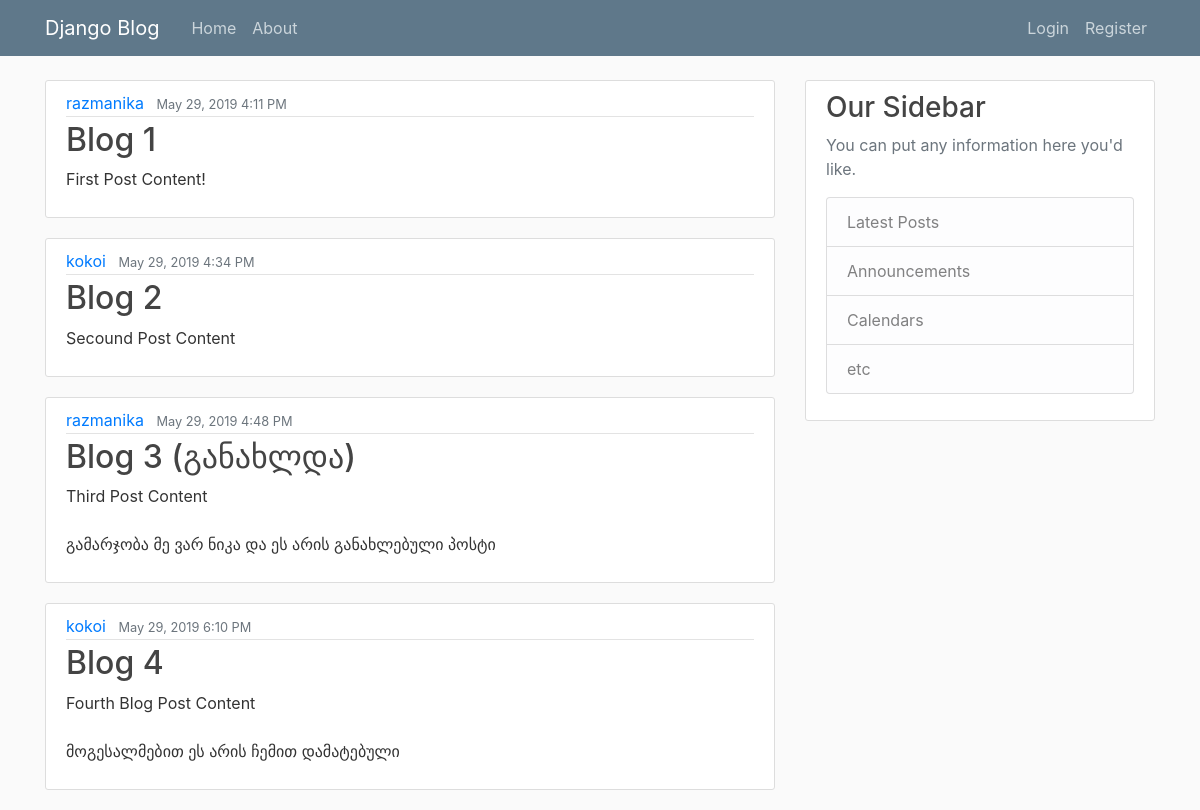
The page / on the database its author committed.
### blog/models.py (models this page shows, shortened)
class Post(models.Model):
    title = models.CharField(max_length = 100)
    content = models.TextField()
    date_posted = models.DateTimeField(default = timezone.now) # auto_now = True როცა პოსტი განახლდება დრო იყოს მიმდინარე(ახლანდელი)
    author = models.ForeignKey(User, on_delete=models.CASCADE) # რეგისტრირებულ მომხმარებლის წაშლისას მისი პოსტები *{წაიშალოს}* თუ დარჩეს.

### blog/views.py (the view)
# urls.py: path('', views.home, name = 'blog-home'),
def home(request):
    context = {
        'posts': Post.objects.all() # თითოეული key შეესაბამება database ში შეყვანილ მოდულს სათითაოდ
    }
    return render(request, 'blog/home.html',context) # context კი გადაეცემა Templates

### blog/templates/blog/home.html
{% extends "blog/base.html" %}
{% block content %}
    {% for post in posts %}
        <article class="media content-section">
          <div class="media-body">
            <div class="article-metadata">
              <a class="mr-2" href="#">{{ post.author }}</a>
              <small class="text-muted">{{ post.date_posted|date:"F d, Y f A" }}</small>
            </div>
            <h2><a class="article-title" href="#">{{ post.title }}</a></h2>
            <p class="article-content">{{ post.content }}</p>
          </div>
        </article>
    {% endfor %}
{% endblock content %}

### blog/templates/blog/base.html (shortened to what this page needs)
{% load static %}
<!DOCTYPE html>
<html>
<head>
    <link rel="stylesheet" href="https://maxcdn.bootstrapcdn.com/bootstrap/4.0.0/css/bootstrap.min.css">
    <link rel="stylesheet" type="text/css" href="{% static 'blog/main.css' %}">
</head>
<body>
    <header class="site-header">
        <nav class="navbar navbar-expand-md navbar-dark bg-steel fixed-top">
            <div class="container">
                <a class="navbar-brand mr-4" href="{% url 'blog-home' %}">Django Blog</a>
                <div class="collapse navbar-collapse" id="navbarToggle">
                    <div class="navbar-nav mr-auto">
                        <a class="nav-item nav-link" href="{% url 'blog-home' %}">Home</a>
                        <a class="nav-item nav-link" href="{% url 'blog-about' %}">About</a>
                    </div>
                    <div class="navbar-nav">
                        {% if user.is_authenticated %}
                            <a class="nav-item nav-link" href="{% url 'profile' %}">Profile</a>
                            <a class="nav-item nav-link" href="{% url 'logout' %}">Logout</a>
                        {% else %}
                            <a class="nav-item nav-link" href="{% url 'login' %}">Login</a>
                            <a class="nav-item nav-link" href="{% url 'register' %}">Register</a>
                        {% endif %}
                    </div>
                </div>
            </div>
        </nav>
    </header>
    <main role="main" class="container">
        <div class="row">
            <div class="col-md-8">
                {% block content %}{% endblock %}
            </div>
            <div class="col-md-4">
                <div class="content-section">
                    <h3>Our Sidebar</h3>
                    <p class='text-muted'>You can put any information here you'd like.
                        <ul class="list-group">
                            <li class="list-group-item list-group-item-light">Latest Posts</li>
                            <li class="list-group-item list-group-item-light">Announcements</li>
                            <li class="list-group-item list-group-item-light">Calendars</li>
                            <li class="list-group-item list-group-item-light">etc</li>
                        </ul>
                    </p>
                </div>
            </div>
        </div>
    </main>
</body>
</html>

### blog/static/blog/main.css (style rules this page uses)
body { background: #fafafa; color: #333333; margin-top: 5rem; }
h1, h2, h3, h4, h5, h6 { color: #444444; }
ul { margin: 0; }
.bg-steel { background-color: #5f788a; }
.site-header .navbar-nav .nav-link { color: #cbd5db; }
.content-section { background: #ffffff; padding: 10px 20px; border: 1px solid #dddddd; border-radius: 3px; margin-bottom: 20px; }
.article-title { color: #444444; }
.article-content { white-space: pre-line; }
.article-metadata { padding-bottom: 1px; margin-bottom: 4px; border-bottom: 1px solid #e3e3e3 }

### rows shown on the page
Post: author "razmanika", date_posted "May 29, 2019 4:11 PM", title "Blog 1", content "First Post Content!"
Post: author "kokoi", date_posted "May 29, 2019 4:34 PM", title "Blog 2", content "Secound Post Content"
Post: author "razmanika", date_posted "May 29, 2019 4:48 PM", title "Blog 3 (განახლდა)", content "Third Post Content გამარჯობა მე ვარ ნიკა და ეს არის განახლებული პოსტი"
Post: author "kokoi", date_posted "May 29, 2019 6:10 PM", title "Blog 4", content "Fourth Blog Post Content მოგესალმებით ეს არის ჩემით დამატებული"
